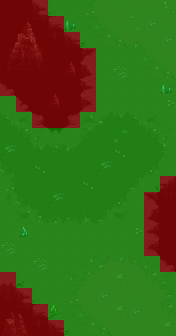

This game map was drawn from its Tiled (.tmx) file and the tilesets committed beside it. A one-line description and the full map source follow:
An orthogonal 11x21 tile map with 16x16 px tiles, 6 tile layers (Tile Layer 4, Tile Layer 5, Tile Layer 6, Tile Layer 7, ...), 2 hidden layers not drawn.

<map version="1.5" tiledversion="2021.02.15" orientation="orthogonal" renderorder="left-down" width="11" height="21" tilewidth="16" tileheight="16" infinite="0" nextlayerid="15" nextobjectid="1">
 <tileset firstgid="1" source="../world_tiles/tileset.tsx" />
 <layer id="10" name="Tile Layer 4" width="11" height="21">
  <data encoding="csv">
3538,3538,3441,3442,3721,3721,3721,3721,3721,3721,3721,
3538,3538,3541,3542,3543,3721,3721,3721,3721,3721,3721,
3538,3538,3641,3642,3643,3644,3721,3721,3721,3721,3721,
3538,3538,3538,3538,3538,3744,3721,3721,3721,3721,3721,
3538,3538,3538,3538,3538,3844,3721,3721,3721,3721,3721,
4123,3538,3538,3538,3538,3944,3721,3721,3721,3721,3721,
4223,4224,4225,3538,4043,4044,3721,3721,3721,3721,3721,
3721,4324,4325,4340,4341,4144,3721,3721,3721,3721,3721,
3721,4424,4425,4440,4441,3721,3721,3721,3721,3721,3721,
3721,3721,3721,3721,3721,3721,3721,3721,3721,3721,3721,
3721,3721,3721,3721,3721,3721,3721,3721,3721,3721,3721,
3721,3721,3721,3721,3721,3721,3721,3721,3721,3622,3623,
3721,3721,3721,3721,3721,3721,3721,3721,3721,3722,3723,
3721,3721,3721,3721,3721,3721,3721,3721,3821,3822,3823,
3721,3721,3721,3721,3721,3721,3721,3721,3921,3922,3923,
3721,3721,3721,3721,3721,3721,3721,3721,4021,4022,4023,
3721,3721,3721,3721,3721,3721,3721,3721,3721,4122,4123,
3340,3341,3721,3721,3721,3721,3721,3721,3721,3721,3721,
3440,3441,3442,3721,3721,3721,3721,3721,3721,3721,3721,
3540,3541,3542,3543,3544,3721,3721,3721,3721,3721,3721,
3538,3641,3642,3643,3644,3721,3721,3721,3721,3721,3721
</data>
 </layer>
 <layer id="11" name="Tile Layer 5" width="11" height="21">
  <data encoding="csv">
0,0,0,0,0,0,0,0,0,0,0,
2373,2374,2375,0,0,0,0,0,0,0,0,
2473,2474,2475,0,0,0,0,0,0,0,0,
2573,2574,2575,0,2973,0,0,0,0,0,0,
2673,2674,2675,0,3073,0,0,0,0,0,0,
0,0,0,2973,0,0,0,0,0,0,0,
0,0,0,3073,0,0,0,0,0,0,0,
0,0,0,0,0,0,0,0,0,0,0,
0,0,0,0,0,0,0,0,0,0,0,
0,0,0,0,0,0,0,0,0,0,0,
0,0,0,0,0,0,0,0,0,0,0,
0,0,0,0,0,0,0,0,0,0,0,
0,0,0,0,0,0,0,0,0,0,0,
0,0,0,0,0,0,0,0,0,0,0,
0,0,0,0,0,0,0,0,0,0,0,
0,0,0,0,0,0,0,0,0,0,0,
0,0,0,0,0,0,0,0,0,0,0,
0,0,0,0,0,0,0,0,0,0,0,
0,0,0,0,0,0,0,0,0,0,0,
2470,2471,0,0,0,0,0,0,0,0,0,
2570,2571,0,0,0,0,0,0,0,0,0
</data>
 </layer>
 <layer id="12" name="Tile Layer 6" width="11" height="21">
  <data encoding="csv">
0,0,0,0,0,1901,1902,1903,1904,1805,1805,
0,0,0,0,0,2001,2002,2003,2004,1805,1805,
0,0,0,0,0,2101,2102,2103,2104,1805,1805,
0,0,0,0,0,0,0,0,0,2002,2003,
0,0,0,0,0,0,0,0,0,2102,2103,
0,0,0,0,0,0,0,0,0,0,0,
0,0,0,0,0,0,0,0,0,0,0,
1517,1518,1519,0,0,1512,1513,1514,1517,1518,1519,
1617,1618,1619,0,0,1612,1613,1915,1617,1618,1619,
1717,1718,1514,1515,1516,1915,1915,1915,1917,1918,1919,
2012,1915,1614,1615,1616,1915,1915,1915,2017,2018,0,
1911,1912,1913,1914,1915,1916,1915,1915,2117,0,0,
2011,2012,2013,2014,2015,2016,2017,2018,0,0,0,
2111,2112,2113,2114,2115,2116,2117,2118,0,0,0,
0,0,0,0,0,0,0,0,0,0,0,
0,0,0,0,0,0,0,0,0,0,0,
0,0,0,0,1501,1502,1503,1504,1507,1508,1509,
0,0,0,0,1601,1602,1603,1604,1607,1608,1609,
0,0,0,0,1901,1902,1903,1905,1707,1708,1709,
0,0,0,0,2001,2002,2003,1905,1905,1905,1608,
0,0,0,0,2101,2102,2103,1905,1905,1905,1905
</data>
 </layer>
 <layer id="13" name="Tile Layer 7" width="11" height="21">
  <data encoding="csv">
0,0,0,0,0,0,0,0,0,0,4010,
0,0,0,0,0,0,0,0,4211,4114,0,
0,0,0,0,0,0,0,0,0,0,4114,
0,0,0,0,0,0,0,0,0,0,0,
0,0,0,0,0,0,0,4205,0,0,0,
0,0,0,0,0,0,0,0,0,0,0,
0,0,0,0,0,0,0,0,0,0,4304,
0,0,0,0,0,0,0,0,0,0,0,
0,0,0,0,0,0,0,4814,0,0,0,
5017,0,0,0,0,0,0,4913,0,0,0,
0,0,4913,0,0,0,5017,0,0,0,0,
0,0,0,0,0,4913,0,0,0,0,0,
0,0,0,5017,0,0,0,0,0,0,0,
0,0,0,0,0,0,0,0,0,0,0,
0,0,0,0,0,0,0,0,4304,0,0,
4205,0,0,0,0,0,0,0,0,0,0,
0,0,4205,0,0,0,0,0,0,0,0,
0,0,0,0,0,0,0,4417,0,0,0,
0,0,0,0,0,0,4114,0,0,0,0,
0,0,0,0,0,0,0,4417,4114,0,0,
0,0,0,0,0,0,0,0,0,0,4417
</data>
 </layer>
 <layer id="14" name="Tile Layer 8" width="11" height="21">
  <data encoding="csv">
0,0,0,0,0,0,0,0,0,0,0,
0,0,0,0,3567,0,0,0,0,0,0,
0,0,0,0,0,0,0,0,0,0,0,
0,0,0,0,0,0,0,0,0,0,0,
0,0,0,0,0,0,0,0,0,0,0,
0,0,0,0,0,0,0,0,0,0,3567,
0,0,0,0,0,0,0,0,0,0,0,
0,0,0,0,0,0,0,0,0,0,0,
0,0,0,0,0,0,0,0,0,0,0,
0,0,0,0,0,0,0,0,0,0,0,
0,0,0,0,0,0,0,0,0,0,0,
0,0,0,0,0,0,0,0,0,0,0,
0,0,0,0,0,0,0,0,0,0,0,
0,0,0,0,0,0,0,0,0,0,0,
0,3469,0,0,0,0,0,0,0,0,0,
0,0,0,0,0,0,0,0,0,0,0,
0,0,0,0,0,0,0,0,0,0,0,
0,0,0,0,0,0,0,0,0,0,0,
0,0,0,0,0,0,0,0,0,0,0,
0,0,0,3473,0,0,0,0,0,0,0,
0,0,0,0,0,0,0,0,0,0,0
</data>
 </layer>
 <layer id="7" name="anim" width="11" height="21" visible="0">
  <data encoding="csv">
0,0,0,15427,0,0,0,0,0,0,0,
0,0,0,0,0,0,0,0,0,0,0,
0,0,0,0,0,0,0,0,0,0,0,
0,0,0,0,0,0,0,0,0,0,0,
0,0,0,0,0,0,0,0,0,0,0,
0,0,0,0,0,0,0,0,0,0,0,
0,0,0,0,0,0,0,0,0,0,0,
0,0,0,0,0,0,0,0,0,0,0,
0,0,0,0,0,0,0,0,0,0,0,
0,0,0,0,0,0,0,0,0,0,0,
0,0,0,0,0,0,0,0,0,0,0,
0,0,0,0,0,0,0,0,0,0,0,
0,0,0,0,0,0,0,0,0,0,0,
0,0,0,0,0,0,0,0,15427,0,0,
0,0,0,0,0,0,0,0,0,0,0,
0,0,0,0,0,0,0,0,0,0,0,
0,0,0,0,0,0,0,0,0,0,0,
0,0,15427,0,0,0,0,0,0,0,0,
0,0,0,0,0,0,0,0,0,0,0,
0,0,0,0,0,0,0,0,0,0,0,
0,0,0,0,0,0,0,0,0,0,0
</data>
 </layer>
 <layer id="8" name="characters" width="11" height="21" visible="0">
  <data encoding="csv">
0,0,0,0,0,0,0,0,0,0,0,
0,0,0,0,0,0,0,0,0,0,0,
0,0,0,0,0,0,0,0,0,0,0,
0,0,0,0,0,0,0,0,15606,0,0,
0,0,0,0,0,0,0,0,0,0,0,
0,0,0,0,0,0,0,0,0,0,0,
0,0,0,0,0,0,0,0,0,0,0,
0,0,0,0,0,0,0,0,0,0,0,
0,0,0,0,0,0,0,0,0,0,0,
0,15507,0,0,0,0,0,0,15707,0,0,
0,0,0,15606,0,0,0,0,0,0,0,
0,0,0,0,0,0,0,0,0,0,0,
0,0,0,0,0,0,0,0,0,0,0,
0,0,0,0,0,15606,0,0,0,0,0,
0,0,0,0,0,0,0,0,0,0,0,
0,0,0,0,0,0,0,15707,0,0,0,
0,0,0,0,0,0,0,0,0,0,0,
0,0,0,0,0,0,0,0,0,0,0,
0,0,0,0,0,15606,0,0,0,0,0,
0,0,0,0,0,0,0,0,0,0,0,
0,0,0,0,0,0,0,0,0,0,0
</data>
 </layer>
 <layer id="9" name="walkable" width="11" height="21">
  <data encoding="csv">
15437,15437,15437,15537,15537,15537,15537,15537,15537,15537,15537,
15437,15437,15437,15437,15537,15537,15537,15537,15537,15537,15537,
15437,15437,15437,15437,15437,15537,15537,15537,15537,15537,15537,
15437,15437,15437,15437,15437,15437,15537,15537,15537,15537,15537,
15437,15437,15437,15437,15437,15437,15537,15537,15537,15537,15537,
15437,15437,15437,15437,15437,15437,15537,15537,15537,15537,15537,
15537,15437,15437,15437,15437,15437,15537,15537,15537,15537,15537,
15537,15537,15437,15437,15437,15537,15537,15537,15537,15537,15537,
15537,15537,15537,15537,15537,15537,15537,15537,15537,15537,15537,
15537,15537,15537,15537,15537,15537,15537,15537,15537,15537,15537,
15537,15537,15537,15537,15537,15537,15537,15537,15537,15537,15537,
15537,15537,15537,15537,15537,15537,15537,15537,15537,15537,15437,
15537,15537,15537,15537,15537,15537,15537,15537,15537,15437,15437,
15537,15537,15537,15537,15537,15537,15537,15537,15537,15437,15437,
15537,15537,15537,15537,15537,15537,15537,15537,15537,15437,15437,
15537,15537,15537,15537,15537,15537,15537,15537,15537,15437,15437,
15537,15537,15537,15537,15537,15537,15537,15537,15537,15537,15437,
15437,15537,15537,15537,15537,15537,15537,15537,15537,15537,15537,
15437,15437,15537,15537,15537,15537,15537,15537,15537,15537,15537,
15437,15437,15437,15537,15537,15537,15537,15537,15537,15537,15537,
15437,15437,15437,15437,15537,15537,15537,15537,15537,15537,15537
</data>
 </layer>
</map>
